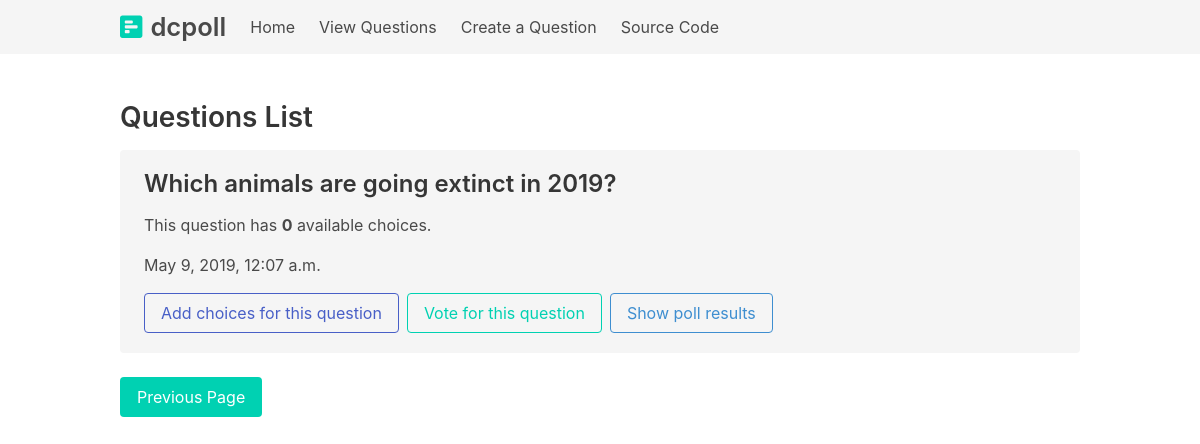
Page /polls/list/?page=2 on the earlier database version.
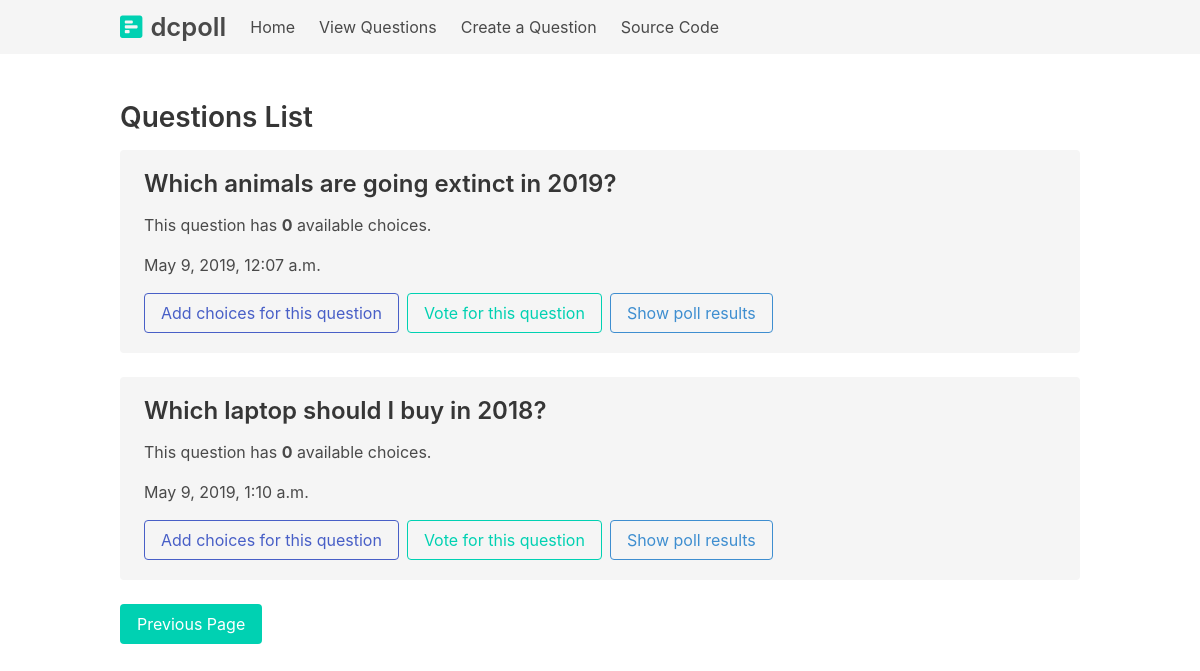
Same page on the later database version.
### polls/models.py (models this page shows, shortened)
class Question(models.Model):
    question_text = models.CharField(max_length=200)
    pub_date = models.DateTimeField(auto_now=True)

### polls/views.py (the view)
# urls.py: path('polls/list/', polls_questions_list, name='polls-list'),
def polls_questions_list(request):
    questions_list = Question.objects.all()
    paginator = Paginator(questions_list, 8)
    page = request.GET.get('page')
    data = paginator.get_page(page)
    context = {'title': 'Polls List Page',
               'data':data}
    return render(request, 'questions-list.html', context)

### templates/questions-list.html (shortened to what this page needs)
{% extends 'base.html' %}
{% block content %}
<section class="section">
	<section class="container">
		<section class="content">
			<h2>Questions List</h2>
			{% for q in data %}
				<div class="notification is-light">
					<h3>{{ q.question_text }}</h3>
					<p>This question has <strong>{{ q.choice_set.all.count }}</strong>
					available choices.</p>
					<p class="">{{ q.pub_date}}</p>
					<div class="buttons">
						<a class="button is-link is-outlined" href="{% url 'polls-create-choice' q.id  %}">Add choices for this question</a>
						<a class="button is-primary is-outlined" href="{% url 'polls-vote' q.id  %}">Vote for this question</a>
						<a class="button is-info is-outlined" href="{% url 'polls-results' q.id  %}">Show poll results</a>
					</div>
				</div>
			{% endfor %}
			{% if data.has_previous %}
			<a class="button is-primary" href="?page={{ data.previous_page_number }}">Previous Page</a>
			{% endif %}
		</section>
	</section>
</section>
{% endblock %}

Differences in the rows shown:
added Question: question_text "Which laptop should I buy in 2018?", choice_set.all.count "0", pub_date "May 9, 2019, 1:10 a.m."
